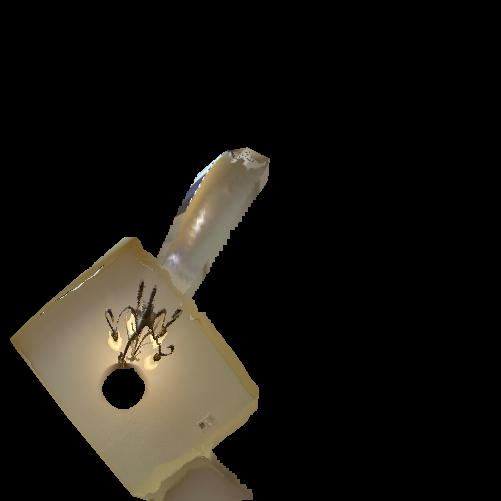
#> input picture experiments/portallayout_design10_20261105/R09/salve_verifier_smoke/inputs/ceiling_a.jpg, 501 x 501 px
$ python -i mine_texture_ambiguity.py   (imports and definitions only)
#> lines starting #> are read from the running program, lines starting #| are printed output that depends on the picture
"""Recompute an exploratory texture shortlist from frozen predictions; no training."""
import argparse
import hashlib
import html
import json
from pathlib import Path

import numpy as np
from PIL import Image, ImageDraw


def features(path):
    with Image.open(path) as im:
#> im is the input picture: PIL image 501x501 RGB; mean R, G, B 26.4, 23.5, 18.3
        rgb = np.asarray(im.convert('RGB').resize((256, 128)), dtype=float) / 255
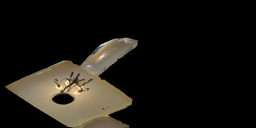
#> rgb: shape (128, 256, 3) float64; mean R, G, B 0.103, 0.0924, 0.072
    result = []
    # Avoid extreme ERP poles. These are bands, NOT semantic surface masks.
    for lo, hi in ((.10, .35), (.65, .90)):
        band = rgb[int(lo*128):int(hi*128)]
        color = np.histogramdd(band.reshape(-1, 3), bins=(8, 8, 8),
                               range=((0, 1),)*3)[0].ravel()
        gray = band.mean(2)
        grad = np.abs(np.diff(gray, axis=1)).ravel()
        texture = np.histogram(grad, bins=16, range=(0, 1))[0].astype(float)
        result.append((color/color.sum(), texture/texture.sum()))
#> this loop made 2 passes
#> texture on passes 1 to 2: [8095, 35, 11, 9, 6, 4, 0, 0, 0, 0, 0, 0, 0, 0, 0, 0], [7743, 145, 108, 83, 48, 21, 6, 6, 0, 0, 0, 0, 0, 0, 0, 0]
#> pass 1, in features, `band = rgb[int(lo*128):int(hi*128)]`:
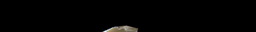
#> band: shape (32, 256, 3) float64; mean R, G, B 0.0106, 0.00978, 0.00834
#> pass 2, in features, `band = rgb[int(lo*128):int(hi*128)]`:
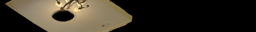
#> band: shape (32, 256, 3) float64; mean R, G, B 0.221, 0.197, 0.151
#> pass 2, in features, `gray = band.mean(2)`:
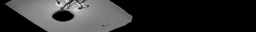
#> gray: shape (32, 256) float64; min 0, max 0.906, mean 0.19
#> after the loop, result = 2 items
    return result


def similarity(a, b):
    return [float(.5*np.minimum(x[0], y[0]).sum()+.5*np.minimum(x[1], y[1]).sum())
            for x, y in zip(a, b)]


# [78 lines left out: function main, not called in this run]


# [2 lines not run here, left out]

>>> result = features('../experiments/portallayout_design10_20261105/R09/salve_verifier_smoke/inputs/ceiling_a.jpg')
#> result = 2 items
